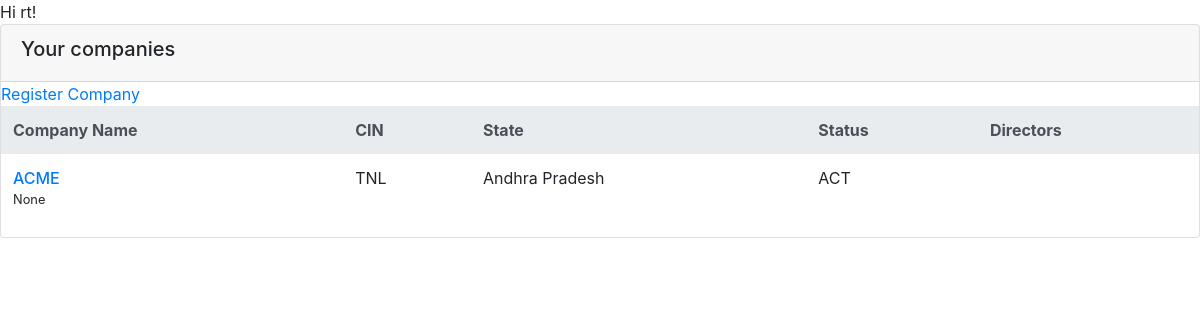
/company/dashboard/ (signed in), run on an earlier commit of the app's database.
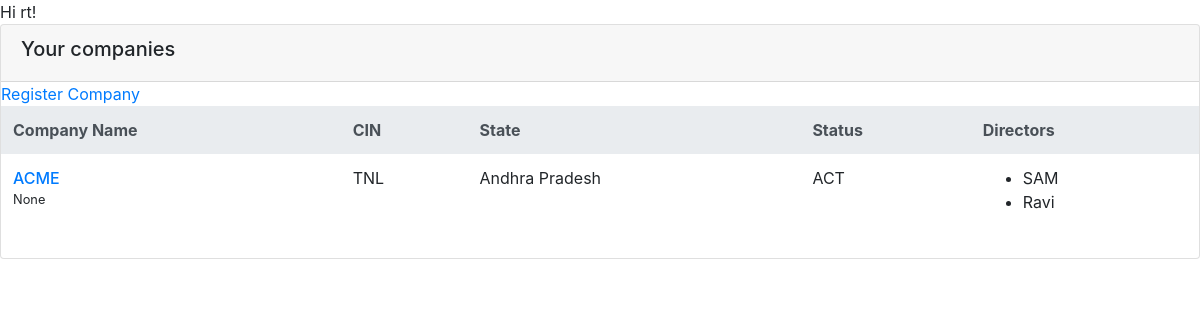
And on a later commit of the database.
### cportal/models.py (models this page shows, shortened)
class Company(models.Model):
    company_status_choices= {
    "ACT": "ACTIVE",
    "DRM": "DORMANT",
    "INAC": "INACTIVE",
    "DRFT": "DRAFT"
    }
    company_types = {
        'PVT': 'Private Limited',
        'LTD': 'Public Limited',
        'SLP': 'Sole Proprietorship',
        'None': 'Unknown'
    }
    name = models.CharField(max_length=200)
    owner = models.ForeignKey(settings.AUTH_USER_MODEL, default = 5, on_delete=models.CASCADE, verbose_name='Owner')
    country = models.ForeignKey(Country, on_delete=models.SET_NULL, null=True, verbose_name='Country')
    state = models.ForeignKey(State, on_delete=models.SET_NULL, null=True, verbose_name='State')
    cin = models.CharField(max_length=30, default=None, null=True, verbose_name='CIN')
    status = models.CharField(max_length=15, choices=company_status_choices, default='DRAFT', verbose_name='Status')
    address = models.CharField(max_length=40, default=None, null=True, verbose_name='Address')
    zip = models.CharField(max_length=6, default=None, null=True, blank=True, verbose_name='Zip Code')
    type = models.CharField(max_length=4, choices=company_types, default=company_types["None"], verbose_name='Company Type')
    tan = models.CharField(max_length=30, default=None, null=True, blank=True, verbose_name='TAN #')
    pan = models.CharField(max_length=10, default=None, null=True, blank=True, verbose_name= 'PAN #')
    gstin = models.CharField(max_length=20, default=None, null=True, blank=True, verbose_name= 'GSTIN')
    email = models.EmailField(max_length=254, null=True, default=None, blank=True, verbose_name= 'Company Email')
    phone = PhoneNumberField(null=True, blank=True, unique=True, name="Phone Number")
    def __str__(self):
        return self.name
    class Meta:
        verbose_name = 'Company'
        verbose_name_plural = 'Companies'

class State(models.Model):
    country = models.ForeignKey(Country, on_delete=models.CASCADE)
    name = models.CharField(max_length=30)
    def __str__(self):
        return self.name

class CompanyDirector(models.Model):
    company = models.ForeignKey(Company, on_delete=models.SET_NULL, null=True, verbose_name='Company')
    director = models.ForeignKey(Director, on_delete=models.SET_NULL, null=True, verbose_name='Director')
    class Meta:
        verbose_name = 'Associated with'
        verbose_name_plural = 'Associated with'

class Director(models.Model):
    dir_status_choices= {
    "ACT": "ACTIVE",
    "INAC": "INACTIVE",
    "DRFT": "DRAFT"
    }
    name = models.CharField(max_length=200)
    country = models.ForeignKey(Country, on_delete=models.SET_NULL, null=True, verbose_name='Country')
    state = models.ForeignKey(State, on_delete=models.SET_NULL, null=True, verbose_name='State')
    din = models.CharField(max_length=30, default=None, null=True, blank=True, verbose_name='DIN #')
    status = models.CharField(max_length=15, choices=dir_status_choices, default='DRAFT', verbose_name='Status')
    address = models.CharField(max_length=40, default=None, null=True, blank=True, verbose_name='Address')
    zip = models.CharField(max_length=6, default=None, null=True, blank=True, verbose_name='Zip Code')
    pan = models.CharField(max_length=10, default=None, null=True, blank=True, verbose_name='PAN #')
    company = models.ManyToManyField(Company, through='CompanyDirector', verbose_name='Linked Companies')#on_delete=models.SET_NULL, null=True)
    email = models.EmailField(max_length=254, null=True, default=None, blank=True, verbose_name='Email')
    phone = PhoneNumberField(null=True, blank=True, unique=True, name="Phone Number")
    class Meta:
        verbose_name = 'Director'
        verbose_name_plural = 'Directors'

### cportal/views.py (the view)
# urls.py: path('dashboard/', views.dashboard, name='dashboard'),
@login_required
def dashboard(request):
    comp_ls = Company.objects.filter(owner=request.user)
    return render(request, 'cportal/dashboard.html', {'comp_data': comp_ls})

### cportal/templates/cportal/dashboard.html
  {% extends "base.html" %}
  {% block content %}
  {% if user.is_authenticated %}
    Hi {{ user.username }}!
<div class="card">
  <div>
    <div class="card-header">
      <h5 class="card-header-title">Your companies</h5>
    </div>
    <div>
      <a href="{% url 'add_company' %}">Register Company</button>
    </div>
  </div>
    <div class="table-responsive">
      <table class="table table-borderless table-thead-bordered table-nowrap table-align-middle card-table">
        <thead class="thead-light">
          <tr>
            <th>Company Name</th>
            <th>CIN</th>
            <th>State</th>
            <th>Status</th>
            <th>Directors</th>
          </tr>
        </thead>
        <tbody>
        {% for i in comp_data %}
          <tr>
            <td>
              <div class="d-flex align-items-center">
                <div class="flex-shrink-0">
                <div class="flex-grow-1 ms-3">
                  <a class="d-inline-block link-dark" href="#">
                    <h6 class="text-hover-primary mb-0">{{ i }}
                    </h6>
                  </a>
                  <small class="d-block">{{ i.email }}</small>
                </div>
              </div>
            </td>
            <td>
                {{ i.cin }}
            </td>
            <td>
                {{ i.state }}
            </td>
            <td>
                {{ i.status }}
            </td>
            <td>
                <ul>
            {% for ass in i.companydirector_set.all %}
                <li>{{ ass.director.name }}</li>
                {% endfor %}
            </ul>
            </td>
          </tr>
    {% endfor %}
        </tbody>
      </table>
    </div>
  </div>
{% endif %}
{% endblock %}

### templates/base.html (shortened to what this page needs)
<!DOCTYPE html>
<html>
<head>
  <link rel="stylesheet" href="https://cdn.jsdelivr.net/npm/bootstrap@4.4.1/dist/css/bootstrap.min.css">
</head>
<body>
  <main>
    {% block content %}
    {% endblock %}
  </main>
</body>
</html>

What changed in the data, as far as the page shows it:
added CompanyDirector: director.name "SAM"
added CompanyDirector: director.name "Ravi"
